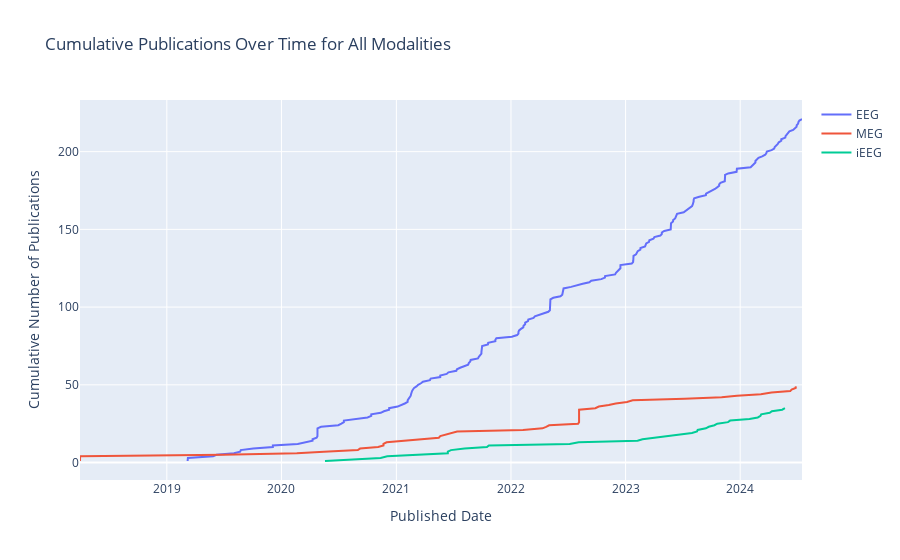
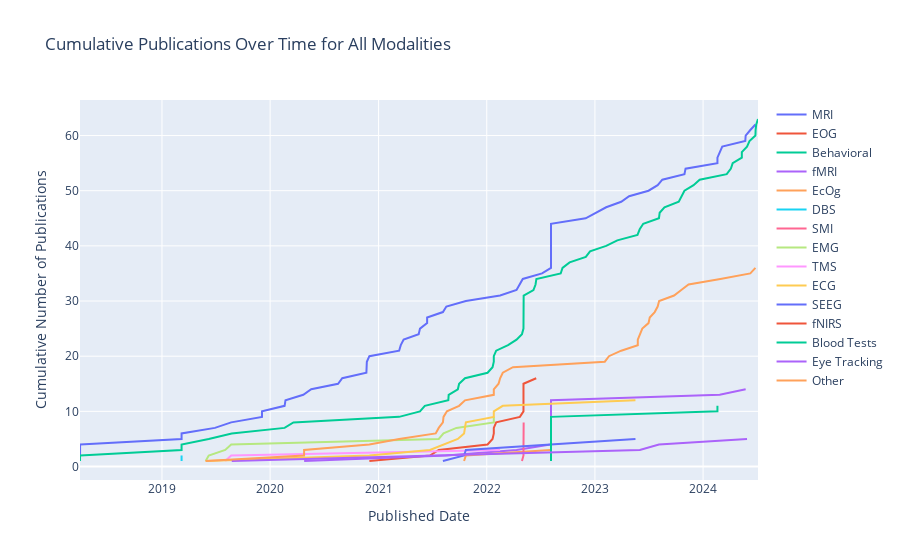

Source (notebook cell) for these figures, in order:
### Markdown cell above
### Figure 4

Figure 4 - Published date x number of datasets x modality

A line graph showing the number of publications over time, segmented by modality

denote that all of the data is combination - like mri is eeg-mri

denote this is over evolution of nemar/openneuro, thats how old database is

take top 3 eeg/meg/ieeg on one plot, and then the other modalities on another plot

### Code cell
df_fig4 = df[['EEG Modality', 
              'MEG Modality', 
              'iEEG Modality',
              'Has MRI',
              'Has EOG',
              'Has Behavioral',
              'Has fMRi',
              'Has EcOg',
              'Has DBS',
              'Has SMI',
              'Has EMG',
              'Has TMS',
              'Has ECG',
              'Has SEEG',
              'Has fNIRS',
              'Has Blood Tests',
              'Eye tracking',
              'Other (put in name)',
              'Published date']]

df_fig4.rename(columns={
    'EEG Modality': 'EEG',
    'MEG Modality': 'MEG',
    'iEEG Modality': 'iEEG',
    'Has MRI': 'MRI',
    'Has EOG': 'EOG',
    'Has Behavioral': 'Behavioral',
    'Has fMRi': 'fMRI',
    'Has EcOg': 'EcOg',
    'Has DBS': 'DBS',
    'Has SMI': 'SMI',
    'Has EMG': 'EMG',
    'Has TMS': 'TMS',
    'Has ECG': 'ECG',
    'Has SEEG': 'SEEG',
    'Has fNIRS': 'fNIRS',
    'Has Blood Tests': 'Blood Tests',
    'Eye tracking': 'Eye Tracking',
    'Other (put in name)': 'Other'
}, inplace=True)

df_fig4_primaryModalities = df_fig4[['EEG', 'MEG', 'iEEG', 'Published date']]
df_fig4_secondaryModalities = df_fig4[['MRI', 
                                       'EOG', 
                                       'Behavioral', 
                                       'fMRI', 
                                       'EcOg', 
                                       'DBS', 
                                       'SMI', 
                                       'EMG', 
                                       'TMS', 
                                       'ECG', 
                                       'SEEG', 
                                       'fNIRS', 
                                       'Blood Tests', 
                                       'Eye Tracking', 
                                       'Other', 
                                       'Published date']]


# primary modality graph generation

# Initialize the dictionary with empty dataframes
dfs_by_modalities = {col: pd.DataFrame(columns=df_fig4.columns) for col in df_fig4_primaryModalities.columns if col != 'Published date'}
# Populate the dataframes
for index, row in df_fig4_primaryModalities.iterrows():
    for col in dfs_by_modalities.keys():
        if pd.notna(row[col]):
            dfs_by_modalities[col].loc[len(dfs_by_modalities[col])] = row
# Convert 'Published date' to datetime for sorting
for modality, modality_df in dfs_by_modalities.items():
    modality_df['Published date'] = pd.to_datetime(modality_df['Published date'])
    dfs_by_modalities[modality] = modality_df.sort_values(by='Published date')
    # Create a cumulative count of publications over time for each modality
    dfs_by_modalities[modality]['Cumulative Publications'] = range(1, len(modality_df) + 1)
# Create a plotly line graph for all modalities
df_fig4_primaryModalities = go.Figure()
for modality, modality_df in dfs_by_modalities.items():
    df_fig4_primaryModalities.add_trace(go.Scatter(
        x=modality_df['Published date'],
        y=modality_df['Cumulative Publications'],
        mode='lines',
        name=modality
    ))
df_fig4_primaryModalities.update_layout(
    title='Cumulative Publications Over Time for All Modalities',
    xaxis_title='Published Date',
    yaxis_title='Cumulative Number of Publications'
)

# secondary modality graph generation

# Initialize the dictionary with empty dataframes
dfs_by_modalities = {col: pd.DataFrame(columns=df_fig4.columns) for col in df_fig4_secondaryModalities.columns if col != 'Published date'}
# Populate the dataframes
for index, row in df_fig4_secondaryModalities.iterrows():
    for col in dfs_by_modalities.keys():
        if pd.notna(row[col]):
            dfs_by_modalities[col].loc[len(dfs_by_modalities[col])] = row
# Convert 'Published date' to datetime for sorting
for modality, modality_df in dfs_by_modalities.items():
    modality_df['Published date'] = pd.to_datetime(modality_df['Published date'])
    dfs_by_modalities[modality] = modality_df.sort_values(by='Published date')
    # Create a cumulative count of publications over time for each modality
    dfs_by_modalities[modality]['Cumulative Publications'] = range(1, len(modality_df) + 1)
# Create a plotly line graph for all modalities
df_fig4_secondaryModalities = go.Figure()
for modality, modality_df in dfs_by_modalities.items():
    df_fig4_secondaryModalities.add_trace(go.Scatter(
        x=modality_df['Published date'],
        y=modality_df['Cumulative Publications'],
        mode='lines',
        name=modality
    ))
df_fig4_secondaryModalities.update_layout(
    title='Cumulative Publications Over Time for All Modalities',
    xaxis_title='Published Date',
    yaxis_title='Cumulative Number of Publications'
)


df_fig4_primaryModalities.show()
df_fig4_secondaryModalities.show()

### Figure 1 — Plotly figure (JSON) as saved in the notebook; plotly's stock layout.template omitted (floating-point values rounded to 4 significant figures; data arrays with more than 128 entries replaced by an {"elided": "..."} marker saying what was removed)
{"data": [{"mode": "lines", "name": "EEG", "type": "scatter", "x": {"elided": "221 str values"}, "y": {"elided": "221 int values"}}, {"mode": "lines", "name": "MEG", "type": "scatter", "x": ["2018-03-30T10:34:05", "2018-03-30T13:14:28", "2018-03-30T14:58:53", "2018-03-30T18:40:38", "2019-06-28T18:20:34", "2020-02-18T20:21:07", "2020-05-15T07:08:56", "2020-08-31T07:30:43", "2020-09-07T08:38:13", "2020-11-03T21:07:28", "2020-11-20T20:41:26", "2020-11-20T20:41:26", "2020-11-30T21:41:33", "2021-01-24T10:37:19", "2021-03-16T21:47:34", "2021-05-16T07:35:57", "2021-05-20T17:51:13", "2021-06-05T23:01:30", "2021-06-23T07:43:39", "2021-07-13T12:17:12", "2022-02-08T02:58:36", "2022-04-11T13:09:08", "2022-04-22T19:51:09", "2022-05-02T14:15:02", "2022-08-02T18:33:45", "2022-08-05T19:55:55", "2022-08-05T19:55:55", "2022-08-05T19:55:55", "2022-08-05T19:55:55", "2022-08-05T19:55:55", "2022-08-05T19:55:55", "2022-08-05T19:55:55", "2022-08-05T19:55:55", "2022-08-05T19:55:55", "2022-09-26T16:19:30", "2022-10-07T15:21:12", "2022-11-08T11:21:52", "2022-11-30T17:54:29", "2023-01-05T14:14:13", "2023-01-23T14:29:41", "2023-07-07T16:31:14", "2023-11-02T20:12:01", "2023-12-21T17:05:19", "2024-03-06T18:07:06", "2024-04-09T14:11:08", "2024-06-08T10:01:15", "2024-06-12T15:58:04", "2024-06-25T16:13:19", "2024-06-26T06:05:45"], "y": [1, 2, 3, 4, 5, 6, 7, 8, 9, 10, 11, 12, 13, 14, 15, 16, 17, 18, 19, 20, 21, 22, 23, 24, 25, 26, 27, 28, 29, 30, 31, 32, 33, 34, 35, 36, 37, 38, 39, 40, 41, 42, 43, 44, 45, 46, 47, 48, 49]}, {"mode": "lines", "name": "iEEG", "type": "scatter", "x": ["2020-05-18T16:49:05", "2020-08-17T06:46:03", "2020-11-11T18:39:48", "2020-12-02T21:03:31", "2021-03-10T15:56:12", "2021-06-13T20:10:30", "2021-06-13T20:10:30", "2021-06-23T18:53:45", "2021-08-06T02:20:39", "2021-10-16T12:00:01", "2021-10-22T12:45:11", "2022-07-06T15:43:04", "2022-08-04T18:02:09", "2023-02-08T00:47:59", "2023-02-23T19:33:50", "2023-04-07T11:11:05", "2023-05-17T20:25:49", "2023-06-30T21:13:17", "2023-07-31T08:40:13", "2023-08-16T13:32:23", "2023-08-18T13:22:54", "2023-09-13T16:26:52", "2023-09-22T19:54:52", "2023-10-10T22:55:36", "2023-10-20T00:10:03", "2023-11-23T04:12:37", "2023-11-29T20:55:51", "2024-01-30T13:49:34", "2024-02-26T01:22:25", "2024-03-05T16:27:50", "2024-03-07T19:23:34", "2024-04-03T22:24:23", "2024-04-10T22:04:27", "2024-05-13T17:39:02", "2024-05-22T11:05:49"], "y": [1, 2, 3, 4, 5, 6, 7, 8, 9, 10, 11, 12, 13, 14, 15, 16, 17, 18, 19, 20, 21, 22, 23, 24, 25, 26, 27, 28, 29, 30, 31, 32, 33, 34, 35]}], "layout": {"title": {"text": "Cumulative Publications Over Time for All Modalities"}, "xaxis": {"title": {"text": "Published Date"}}, "yaxis": {"title": {"text": "Cumulative Number of Publications"}}}}

### Figure 2 — Plotly figure (JSON) as saved in the notebook; plotly's stock layout.template omitted (floating-point values rounded to 4 significant figures)
{"data": [{"mode": "lines", "name": "MRI", "type": "scatter", "x": ["2018-03-30T10:34:05", "2018-03-30T13:14:28", "2018-03-30T14:58:53", "2018-03-30T18:40:38", "2019-03-08T05:11:02", "2019-03-08T05:11:02", "2019-06-28T18:20:34", "2019-08-22T14:07:44", "2019-12-04T14:40:17", "2019-12-04T14:48:34", "2020-02-18T20:21:07", "2020-02-21T19:41:52", "2020-04-21T23:09:57", "2020-05-18T16:49:05", "2020-08-17T06:46:03", "2020-08-31T07:30:43", "2020-11-20T20:41:26", "2020-11-20T20:41:26", "2020-11-22T09:06:42", "2020-11-30T21:41:33", "2021-03-11T07:46:16", "2021-03-16T21:47:34", "2021-03-26T13:31:27", "2021-05-16T07:35:57", "2021-05-20T17:51:13", "2021-06-13T20:10:30", "2021-06-13T20:10:30", "2021-08-06T02:20:39", "2021-08-17T16:50:30", "2021-10-22T12:45:11", "2022-02-15T02:13:14", "2022-04-11T13:09:08", "2022-04-22T19:51:09", "2022-05-02T14:15:02", "2022-07-06T15:43:04", "2022-08-05T19:55:55", "2022-08-05T19:55:55", "2022-08-05T19:55:55", "2022-08-05T19:55:55", "2022-08-05T19:55:55", "2022-08-05T19:55:55", "2022-08-05T19:55:55", "2022-08-05T19:55:55", "2022-08-05T19:55:55", "2022-11-30T17:54:29", "2023-01-05T14:14:13", "2023-02-08T00:47:59", "2023-03-30T17:04:08", "2023-04-26T11:21:50", "2023-06-30T21:13:17", "2023-07-31T17:42:53", "2023-08-16T13:32:23", "2023-10-30T04:20:59", "2023-11-02T20:12:01", "2024-02-18T10:39:31", "2024-02-18T10:39:31", "2024-02-26T01:22:25", "2024-03-05T16:27:50", "2024-05-22T11:05:49", "2024-05-23T16:20:23", "2024-06-08T10:01:15", "2024-06-25T16:13:19"], "y": [1, 2, 3, 4, 5, 6, 7, 8, 9, 10, 11, 12, 13, 14, 15, 16, 17, 18, 19, 20, 21, 22, 23, 24, 25, 26, 27, 28, 29, 30, 31, 32, 33, 34, 35, 36, 37, 38, 39, 40, 41, 42, 43, 44, 45, 46, 47, 48, 49, 50, 51, 52, 53, 54, 55, 56, 57, 58, 59, 60, 61, 62]}, {"mode": "lines", "name": "EOG", "type": "scatter", "x": ["2020-11-30T21:41:33", "2021-06-23T07:43:39", "2021-07-23T00:06:01", "2022-01-03T18:38:28", "2022-01-20T13:46:46", "2022-01-24T19:04:37", "2022-01-24T19:05:25", "2022-02-01T20:21:02", "2022-04-22T19:51:09", "2022-05-04T22:55:48", "2022-05-04T22:56:21", "2022-05-04T22:56:55", "2022-05-04T22:57:30", "2022-05-04T22:57:53", "2022-05-04T22:58:22", "2022-06-16T23:23:02"], "y": [1, 2, 3, 4, 5, 6, 7, 8, 9, 10, 11, 12, 13, 14, 15, 16]}, {"mode": "lines", "name": "Behavioral", "type": "scatter", "x": ["2018-03-30T13:14:28", "2018-03-30T14:58:53", "2019-03-08T05:11:02", "2019-03-08T05:11:02", "2019-06-07T19:41:04", "2019-08-24T11:03:34", "2020-02-18T20:21:07", "2020-03-19T13:15:51", "2021-03-11T07:46:16", "2021-05-20T17:51:13", "2021-06-05T23:01:30", "2021-08-24T07:53:32", "2021-08-25T12:12:25", "2021-09-25T10:34:29", "2021-09-29T17:02:18", "2021-10-19T13:51:25", "2022-01-03T18:38:28", "2022-01-20T13:46:46", "2022-01-24T19:04:37", "2022-01-24T19:05:25", "2022-02-01T20:21:02", "2022-03-13T21:32:33", "2022-04-11T13:09:08", "2022-04-29T20:29:26", "2022-05-04T22:55:48", "2022-05-04T22:56:21", "2022-05-04T22:56:55", "2022-05-04T22:57:30", "2022-05-04T22:57:53", "2022-05-04T22:58:22", "2022-05-05T13:49:31", "2022-06-07T15:05:27", "2022-06-14T15:45:13", "2022-06-17T10:33:00", "2022-09-07T12:52:02", "2022-09-13T14:57:06", "2022-10-07T15:21:12", "2022-12-01T08:29:38", "2022-12-15T13:00:15", "2023-02-08T00:47:59", "2023-03-17T15:10:54", "2023-05-24T17:04:50", "2023-06-01T03:00:26", "2023-06-13T03:10:20", "2023-08-05T03:11:25", "2023-08-07T12:06:38", "2023-08-23T16:36:12", "2023-10-10T22:55:36", "2023-10-20T00:10:03", "2023-10-30T04:20:59", "2023-11-29T20:55:51", "2023-12-20T10:28:10", "2024-03-20T18:56:20", "2024-04-03T22:24:23", "2024-04-09T21:19:25", "2024-05-10T18:56:23", "2024-05-10T18:56:23", "2024-05-28T06:57:01", "2024-06-05T14:38:29", "2024-06-25T16:13:19", "2024-06-26T06:05:45", "2024-06-28T11:20:39", "2024-07-04T08:07:00"], "y": [1, 2, 3, 4, 5, 6, 7, 8, 9, 10, 11, 12, 13, 14, 15, 16, 17, 18, 19, 20, 21, 22, 23, 24, 25, 26, 27, 28, 29, 30, 31, 32, 33, 34, 35, 36, 37, 38, 39, 40, 41, 42, 43, 44, 45, 46, 47, 48, 49, 50, 51, 52, 53, 54, 55, 56, 57, 58, 59, 60, 61, 62, 63]}, {"mode": "lines", "name": "fMRI", "type": "scatter", "x": ["2020-04-24T18:49:36", "2021-08-17T16:50:30", "2022-04-11T13:09:08", "2022-08-05T19:55:55", "2022-08-05T19:55:55", "2022-08-05T19:55:55", "2022-08-05T19:55:55", "2022-08-05T19:55:55", "2022-08-05T19:55:55", "2022-08-05T19:55:55", "2022-08-05T19:55:55", "2022-08-05T19:55:55", "2024-02-26T01:22:25", "2024-05-23T16:20:23"], "y": [1, 2, 3, 4, 5, 6, 7, 8, 9, 10, 11, 12, 13, 14]}, {"mode": "lines", "name": "EcOg", "type": "scatter", "x": ["2021-10-16T12:00:01", "2021-10-22T12:45:11", "2022-08-04T18:02:09"], "y": [1, 2, 3]}, {"mode": "lines", "name": "DBS", "type": "scatter", "x": ["2019-03-08T05:11:02", "2019-03-08T05:11:02"], "y": [1, 2]}, {"mode": "lines", "name": "SMI", "type": "scatter", "x": ["2022-04-29T20:29:26", "2022-05-04T22:55:48", "2022-05-04T22:56:21", "2022-05-04T22:56:55", "2022-05-04T22:57:30", "2022-05-04T22:57:53", "2022-05-04T22:58:22", "2022-05-05T13:49:31"], "y": [1, 2, 3, 4, 5, 6, 7, 8]}, {"mode": "lines", "name": "EMG", "type": "scatter", "x": ["2019-05-28T11:48:47", "2019-06-07T19:41:04", "2019-08-02T15:03:21", "2019-08-22T14:07:44", "2021-07-23T00:06:01", "2021-08-08T03:26:55", "2021-09-20T13:44:22", "2022-01-24T19:04:37", "2022-01-24T19:05:25"], "y": [1, 2, 3, 4, 5, 6, 7, 8, 9]}, {"mode": "lines", "name": "TMS", "type": "scatter", "x": ["2019-08-02T15:03:21", "2019-08-22T14:07:44", "2022-02-15T02:13:14"], "y": [1, 2, 3]}, {"mode": "lines", "name": "ECG", "type": "scatter", "x": ["2019-05-28T11:48:47", "2020-11-30T21:41:33", "2021-06-23T07:43:39", "2021-08-08T03:26:55", "2021-09-25T10:34:29", "2021-10-16T12:00:01", "2021-10-19T13:51:25", "2021-10-22T12:45:11", "2022-01-24T19:04:37", "2022-01-24T19:05:25", "2022-02-24T03:20:20", "2023-05-17T20:25:49"], "y": [1, 2, 3, 4, 5, 6, 7, 8, 9, 10, 11, 12]}, {"mode": "lines", "name": "SEEG", "type": "scatter", "x": ["2021-08-06T02:20:39", "2021-10-16T12:00:01", "2021-10-22T12:45:11", "2022-08-04T18:02:09", "2023-05-17T20:25:49"], "y": [1, 2, 3, 4, 5]}, {"mode": "lines", "name": "fNIRS", "type": "scatter", "x": ["2022-02-15T04:52:06"], "y": [1]}, {"mode": "lines", "name": "Blood Tests", "type": "scatter", "x": ["2022-08-05T19:55:55", "2022-08-05T19:55:55", "2022-08-05T19:55:55", "2022-08-05T19:55:55", "2022-08-05T19:55:55", "2022-08-05T19:55:55", "2022-08-05T19:55:55", "2022-08-05T19:55:55", "2022-08-05T19:55:55", "2024-02-18T10:39:31", "2024-02-18T10:39:31"], "y": [1, 2, 3, 4, 5, 6, 7, 8, 9, 10, 11]}, {"mode": "lines", "name": "Eye Tracking", "type": "scatter", "x": ["2019-08-24T11:03:34", "2021-07-12T19:38:41", "2023-06-01T11:51:40", "2023-08-05T03:11:25", "2024-05-28T06:57:01"], "y": [1, 2, 3, 4, 5]}, {"mode": "lines", "name": "Other", "type": "scatter", "x": ["2019-05-28T11:48:47", "2020-04-24T15:27:04", "2020-04-24T15:28:26", "2020-11-30T21:41:33", "2021-03-11T07:46:16", "2021-07-12T19:38:41", "2021-07-23T00:06:01", "2021-08-06T02:20:39", "2021-08-08T03:26:55", "2021-08-19T13:50:18", "2021-09-29T17:02:08", "2021-10-19T13:51:25", "2022-01-24T19:04:37", "2022-01-24T19:05:25", "2022-02-09T22:18:37", "2022-02-15T02:13:14", "2022-02-24T03:20:20", "2022-03-30T09:29:01", "2023-02-03T09:56:13", "2023-02-17T08:53:52", "2023-03-30T17:04:08", "2023-05-25T16:41:59", "2023-05-25T16:55:56", "2023-06-01T11:51:40", "2023-06-09T21:11:02", "2023-06-30T21:13:17", "2023-07-05T00:22:01", "2023-07-21T19:05:20", "2023-07-31T17:42:53", "2023-08-05T16:56:43", "2023-09-25T03:48:57", "2023-10-19T10:58:01", "2023-11-12T22:23:16", "2024-02-28T05:59:22", "2024-06-08T10:01:15", "2024-06-25T16:13:19"], "y": [1, 2, 3, 4, 5, 6, 7, 8, 9, 10, 11, 12, 13, 14, 15, 16, 17, 18, 19, 20, 21, 22, 23, 24, 25, 26, 27, 28, 29, 30, 31, 32, 33, 34, 35, 36]}], "layout": {"title": {"text": "Cumulative Publications Over Time for All Modalities"}, "xaxis": {"title": {"text": "Published Date"}}, "yaxis": {"title": {"text": "Cumulative Number of Publications"}}}}
